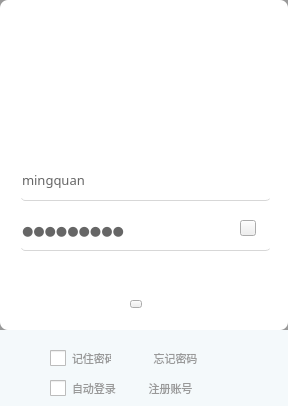
<?xml version="1.0" encoding="UTF-8"?>
<ui version="4.0">
 <class>WeeduLoginWidget</class>
 <widget class="QWidget" name="WeeduLoginWidget">
  <property name="geometry">
   <rect>
    <x>0</x>
    <y>0</y>
    <width>288</width>
    <height>406</height>
   </rect>
  </property>
  <property name="windowTitle">
   <string>Form</string>
  </property>
  <property name="styleSheet">
   <string notr="true">QWidget#WeeduLoginWidget
{
background-color: #999999;
border-radius:8px;
}</string>
  </property>
  <layout class="QVBoxLayout" name="verticalLayout">
   <property name="leftMargin">
    <number>0</number>
   </property>
   <property name="topMargin">
    <number>0</number>
   </property>
   <property name="rightMargin">
    <number>0</number>
   </property>
   <property name="bottomMargin">
    <number>0</number>
   </property>
   <item>
    <widget class="QWidget" name="widgetBack" native="true">
     <property name="styleSheet">
      <string notr="true">QWidget#widgetBack
{
background-color: #999999;
border-radius:8px;
}</string>
     </property>
     <layout class="QVBoxLayout" name="verticalLayout_2">
      <property name="spacing">
       <number>0</number>
      </property>
      <property name="leftMargin">
       <number>0</number>
      </property>
      <property name="topMargin">
       <number>0</number>
      </property>
      <property name="rightMargin">
       <number>0</number>
      </property>
      <property name="bottomMargin">
       <number>0</number>
      </property>
      <item>
       <widget class="QWidget" name="widgetTop" native="true">
        <property name="styleSheet">
         <string notr="true">QWidget#widgetTop
{
background-color: rgb(255, 255, 255);
border-radius:8px;
}</string>
        </property>
        <widget class="QPushButton" name="pushButtonClose">
         <property name="geometry">
          <rect>
           <x>260</x>
           <y>10</y>
           <width>15</width>
           <height>15</height>
          </rect>
         </property>
         <property name="minimumSize">
          <size>
           <width>15</width>
           <height>15</height>
          </size>
         </property>
         <property name="maximumSize">
          <size>
           <width>15</width>
           <height>15</height>
          </size>
         </property>
         <property name="styleSheet">
          <string notr="true">QPushButton
{
border-image: url(:/images/widget_clos_1.png);
background-repeat:no-repeat;
border:1px solid #d8d8d8;
border:none;
}
QPushButton:hover
{
border-image:url(:/images/widget_clos_2.png);
}
QPushButton:pressed
{
border-image:url(:/images/widget_clos_2.png);
}</string>
         </property>
         <property name="text">
          <string/>
         </property>
        </widget>
        <widget class="QLineEdit" name="lineEditAccount">
         <property name="geometry">
          <rect>
           <x>20</x>
           <y>160</y>
           <width>251</width>
           <height>41</height>
          </rect>
         </property>
         <property name="font">
          <font>
           <family>微软雅黑</family>
           <pointsize>10</pointsize>
          </font>
         </property>
         <property name="styleSheet">
          <string notr="true">border-bottom:1px solid #d7d7d7;
border-radius:5px;
color:#666666;
text-align:left;</string>
         </property>
         <property name="text">
          <string>mingquan</string>
         </property>
         <property name="placeholderText">
          <string>输入号码</string>
         </property>
        </widget>
        <widget class="QLineEdit" name="lineEditPassword">
         <property name="geometry">
          <rect>
           <x>20</x>
           <y>210</y>
           <width>251</width>
           <height>41</height>
          </rect>
         </property>
         <property name="font">
          <font>
           <family>微软雅黑</family>
           <pointsize>10</pointsize>
          </font>
         </property>
         <property name="styleSheet">
          <string notr="true">border-bottom:1px solid #d7d7d7;
border-radius:5px;
/*font-family:PingFangSC-Regular;
font-size:14px;*/
color:#666666;
text-align:left;</string>
         </property>
         <property name="text">
          <string>a12345678</string>
         </property>
         <property name="echoMode">
          <enum>QLineEdit::Password</enum>
         </property>
         <property name="placeholderText">
          <string>输入密码</string>
         </property>
        </widget>
        <widget class="QPushButton" name="pushButtonLogin">
         <property name="geometry">
          <rect>
           <x>240</x>
           <y>220</y>
           <width>16</width>
           <height>16</height>
          </rect>
         </property>
         <property name="font">
          <font>
           <family>Arial</family>
           <pointsize>12</pointsize>
          </font>
         </property>
         <property name="styleSheet">
          <string notr="true">QPushButton{
	border-image: url(:/images/btn_unLogin.png);
	/*background:#6ed56c;
	border-radius:8px;
	font-family:PingFangSC-Regular;
	font-size:18px;*/
	color:#ffffff;
}
/*QPushButton:hover{
    background-color:#6ee56c
}
QPushButton:pressed{
    background-color:#6ee56c
}*/

</string>
         </property>
         <property name="text">
          <string/>
         </property>
        </widget>
        <widget class="QLabel" name="labelLogin">
         <property name="geometry">
          <rect>
           <x>90</x>
           <y>50</y>
           <width>102</width>
           <height>64</height>
          </rect>
         </property>
         <property name="font">
          <font>
           <family>微软雅黑</family>
           <pointsize>19</pointsize>
           <weight>50</weight>
           <bold>false</bold>
          </font>
         </property>
         <property name="styleSheet">
          <string notr="true">/*font-family:Arial;
font-size:36px;
color:#666666;
text-align:left;*/

border-image: url(:/images/logo.png);</string>
         </property>
         <property name="text">
          <string/>
         </property>
         <property name="alignment">
          <set>Qt::AlignCenter</set>
         </property>
        </widget>
        <widget class="QPushButton" name="pushButton">
         <property name="geometry">
          <rect>
           <x>130</x>
           <y>300</y>
           <width>12</width>
           <height>8</height>
          </rect>
         </property>
         <property name="styleSheet">
          <string notr="true">QPushButton
{
	border-image: url(:/images/btn_offControl.png);
}</string>
         </property>
         <property name="text">
          <string/>
         </property>
        </widget>
       </widget>
      </item>
      <item>
       <widget class="QWidget" name="widgetBottom" native="true">
        <property name="maximumSize">
         <size>
          <width>16777215</width>
          <height>76</height>
         </size>
        </property>
        <property name="styleSheet">
         <string notr="true">QWidget#widgetBottom
{
background-color: #f4f9fb;
}</string>
        </property>
        <widget class="QPushButton" name="pushButtonRegister">
         <property name="geometry">
          <rect>
           <x>130</x>
           <y>50</y>
           <width>81</width>
           <height>16</height>
          </rect>
         </property>
         <property name="font">
          <font>
           <family>微软雅黑</family>
           <pointsize>8</pointsize>
          </font>
         </property>
         <property name="cursor">
          <cursorShape>ArrowCursor</cursorShape>
         </property>
         <property name="styleSheet">
          <string notr="true">QPushButton
{
color:#999999;
/*text-align:right;*/
border-radius:2px;
}
QPushButton:hover
{
color:#666666;
}
</string>
         </property>
         <property name="text">
          <string>注册账号</string>
         </property>
        </widget>
        <widget class="QCheckBox" name="checkBoxRemember">
         <property name="geometry">
          <rect>
           <x>50</x>
           <y>20</y>
           <width>61</width>
           <height>16</height>
          </rect>
         </property>
         <property name="font">
          <font>
           <family>微软雅黑</family>
           <pointsize>8</pointsize>
          </font>
         </property>
         <property name="cursor">
          <cursorShape>ArrowCursor</cursorShape>
         </property>
         <property name="autoFillBackground">
          <bool>false</bool>
         </property>
         <property name="styleSheet">
          <string notr="true">QCheckBox
{
color:#999999;
text-align:left;
}

QCheckBox::indicator{  
    width: 16px;  
    height: 16px;  
} 

/*QCheckBox::indicator:unchecked
{  
    image: url(:/images/unChockBox.png);
}  

QCheckBox::indicator:checked
{  
    image: url(:/images/chockBox.png);
}  
*/
QCheckBox:hover
{
color:#666666;
}
</string>
         </property>
         <property name="text">
          <string>记住密码</string>
         </property>
         <property name="checked">
          <bool>false</bool>
         </property>
        </widget>
        <widget class="QCheckBox" name="checkBoxAutoLogin">
         <property name="geometry">
          <rect>
           <x>50</x>
           <y>50</y>
           <width>71</width>
           <height>16</height>
          </rect>
         </property>
         <property name="font">
          <font>
           <family>微软雅黑</family>
           <pointsize>8</pointsize>
          </font>
         </property>
         <property name="cursor">
          <cursorShape>ArrowCursor</cursorShape>
         </property>
         <property name="autoFillBackground">
          <bool>false</bool>
         </property>
         <property name="styleSheet">
          <string notr="true">QCheckBox
{
color:#999999;
text-align:left;
}

QCheckBox::indicator{  
    width: 16px;  
    height: 16px;  
} 

/*QCheckBox::indicator:unchecked
{  
    image: url(:/images/unChockBox.png);
}  

QCheckBox::indicator:checked
{  
    image: url(:/images/chockBox.png);
}  
*/
QCheckBox:hover
{
color:#666666;
}
</string>
         </property>
         <property name="text">
          <string>自动登录</string>
         </property>
         <property name="checked">
          <bool>false</bool>
         </property>
        </widget>
        <widget class="QPushButton" name="pushButtonForget">
         <property name="geometry">
          <rect>
           <x>130</x>
           <y>20</y>
           <width>91</width>
           <height>16</height>
          </rect>
         </property>
         <property name="font">
          <font>
           <family>微软雅黑</family>
           <pointsize>8</pointsize>
          </font>
         </property>
         <property name="cursor">
          <cursorShape>ArrowCursor</cursorShape>
         </property>
         <property name="styleSheet">
          <string notr="true">QPushButton
{
color:#999999;
/*text-align:right;*/
border-radius:2px;
}
QPushButton:hover
{
color:#666666;
}
</string>
         </property>
         <property name="text">
          <string>忘记密码</string>
         </property>
        </widget>
       </widget>
      </item>
     </layout>
    </widget>
   </item>
  </layout>
 </widget>
 <resources/>
 <connections/>
</ui>
